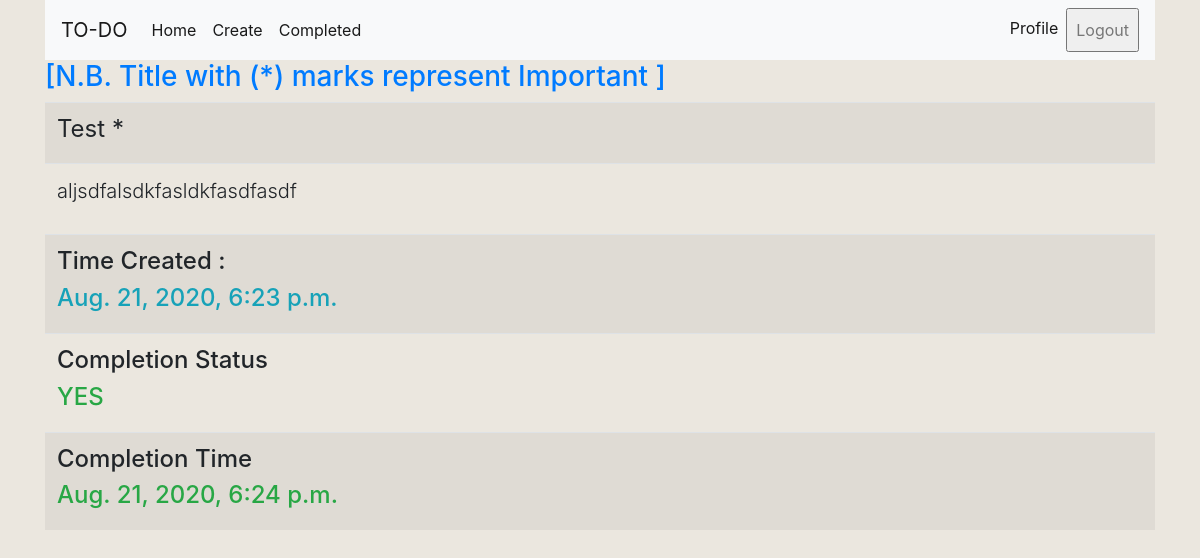
Before: /todo/3/ (signed in) with the older database file.
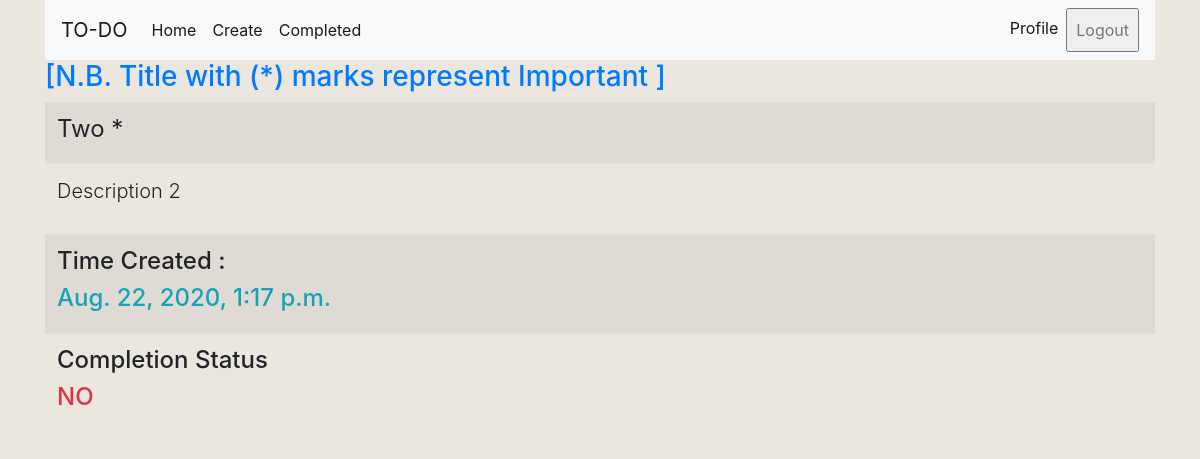
After: the same page with the newer database file.
### app1/models.py (models this page shows, shortened)
class ToDo(models.Model):
    title = models.CharField(max_length = 100)
    description = models.TextField(blank=True, null=True)
    important = models.BooleanField(default=True)
    time_created = models.DateTimeField(auto_now_add=True, verbose_name = 'Creation Time')
    is_completed = models.BooleanField(blank=True, null=True)
    time_completed = models.DateTimeField(blank=True, null=True, verbose_name = 'Completion Time')
    user = models.ForeignKey(User, on_delete=models.CASCADE)
    class Meta:
        verbose_name_plural = 'ToDo List'

### app1/views.py (the view)
# urls.py: path('todo/<int:pk>/', detailView, name = 'detail-view'),
@login_required
def detailView(request, pk):
    obj = get_object_or_404(ToDo, pk=pk)
    context = {'todo': obj}
    return render(request, 'app1/details.html', context)

### templates/app1/details.html
{% extends 'app1/base.html' %}
{% block content %}
  <div class="coontainer">
    <h3 class="text-primary">[N.B. Title with (*) marks represent Important ]</h3>
    <table class="table table-striped">
      <tbody>
        <tr>
          <td>
            {% if todo.important %}
             <h4 class="font-weight-normal">{{ todo.title  | title }} * {% else %} {{ todo.title | title }}</h4>
            {% endif %}
          </td>
        </tr>
        <tr>
          <td>
              {% if todo.description %} <p class="lead"> {{ todo.description }} </p> {%endif %}
          </td>
        </tr>
        <tr>
          <td>
                   <h4>Time Created : </h4>  <h4 class="text-info">{{ todo.time_created }} </h4>
          </td>
        </tr>
          {% if todo.time_completed %}
        <tr>
          <td>
            <h4> Completion Status </h4> <h4 class="text-success">YES</h4>
          </td>
        </tr>
        <tr>
          <td>
            <h4> Completion Time </h4> <h4 class="text-success">{{todo.time_completed}}</h4>
          </td>
        </tr>
        {% else %}
            <tr>
              <td>
                    <h4> Completion Status </h4> <h4 class="text-danger">NO</h4>
              </td>
            </tr>
        {% endif %}
      </tbody>
    </table>
  </div>
{% endblock content %}

Changed rows visible on the page:
changed ToDo: title "Test" → "Two"; description "aljsdfalsdkfasldkfasdfasdf" → "Description 2"; time_created "Aug. 21, 2020, 6:23 p.m." → "Aug. 22, 2020, 1:17 p.m."; time_completed "Aug. 21, 2020, 6:24 p.m." → (not shown)
Other visible differences:
text no longer shown: "YES Completion Time"
text now shown: "NO"
